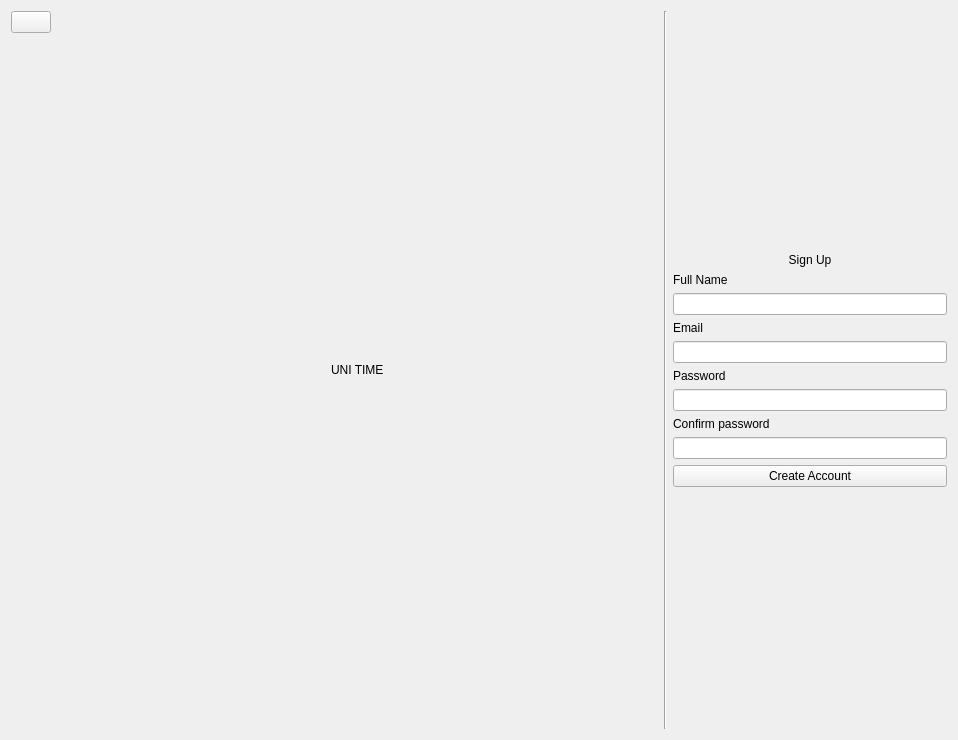
<?xml version="1.0" encoding="UTF-8"?>
<ui version="4.0">
 <class>Form</class>
 <widget class="QWidget" name="Form">
  <property name="geometry">
   <rect>
    <x>0</x>
    <y>0</y>
    <width>958</width>
    <height>740</height>
   </rect>
  </property>
  <property name="windowTitle">
   <string>Form</string>
  </property>
  <layout class="QHBoxLayout" name="horizontalLayout">
   <item alignment="Qt::AlignmentFlag::AlignTop">
    <widget class="QPushButton" name="backButton">
     <property name="text">
      <string/>
     </property>
     <property name="icon">
      <iconset>
       <normaloff>Assets/back_button.svg</normaloff>Assets/back_button.svg</iconset>
     </property>
    </widget>
   </item>
   <item>
    <spacer name="horizontalSpacer_2">
     <property name="orientation">
      <enum>Qt::Orientation::Horizontal</enum>
     </property>
     <property name="sizeHint" stdset="0">
      <size>
       <width>40</width>
       <height>20</height>
      </size>
     </property>
    </spacer>
   </item>
   <item>
    <widget class="QLabel" name="mainLabel">
     <property name="layoutDirection">
      <enum>Qt::LayoutDirection::LeftToRight</enum>
     </property>
     <property name="text">
      <string>UNI TIME</string>
     </property>
    </widget>
   </item>
   <item>
    <spacer name="horizontalSpacer">
     <property name="orientation">
      <enum>Qt::Orientation::Horizontal</enum>
     </property>
     <property name="sizeHint" stdset="0">
      <size>
       <width>40</width>
       <height>20</height>
      </size>
     </property>
    </spacer>
   </item>
   <item>
    <widget class="Line" name="line">
     <property name="orientation">
      <enum>Qt::Orientation::Vertical</enum>
     </property>
    </widget>
   </item>
   <item>
    <layout class="QVBoxLayout" name="verticalLayout">
     <item>
      <spacer name="verticalSpacer_2">
       <property name="orientation">
        <enum>Qt::Orientation::Vertical</enum>
       </property>
       <property name="sizeHint" stdset="0">
        <size>
         <width>20</width>
         <height>40</height>
        </size>
       </property>
      </spacer>
     </item>
     <item>
      <widget class="QLabel" name="label_4">
       <property name="text">
        <string>Sign Up</string>
       </property>
       <property name="alignment">
        <set>Qt::AlignmentFlag::AlignCenter</set>
       </property>
      </widget>
     </item>
     <item>
      <widget class="QLabel" name="nameLabel">
       <property name="text">
        <string>Full Name</string>
       </property>
      </widget>
     </item>
     <item>
      <widget class="QLineEdit" name="nameField"/>
     </item>
     <item>
      <widget class="QLabel" name="emailLabel">
       <property name="text">
        <string>Email</string>
       </property>
      </widget>
     </item>
     <item>
      <widget class="QLineEdit" name="emailField"/>
     </item>
     <item>
      <widget class="QLabel" name="passLabel">
       <property name="text">
        <string>Password</string>
       </property>
      </widget>
     </item>
     <item>
      <widget class="QLineEdit" name="passField"/>
     </item>
     <item>
      <widget class="QLabel" name="cPassLabel">
       <property name="text">
        <string>Confirm password</string>
       </property>
      </widget>
     </item>
     <item>
      <widget class="QLineEdit" name="cPassField"/>
     </item>
     <item>
      <widget class="QPushButton" name="createAccButton">
       <property name="text">
        <string>Create Account</string>
       </property>
      </widget>
     </item>
     <item>
      <spacer name="verticalSpacer_3">
       <property name="orientation">
        <enum>Qt::Orientation::Vertical</enum>
       </property>
       <property name="sizeHint" stdset="0">
        <size>
         <width>20</width>
         <height>40</height>
        </size>
       </property>
      </spacer>
     </item>
    </layout>
   </item>
  </layout>
 </widget>
 <resources/>
 <connections/>
</ui>
